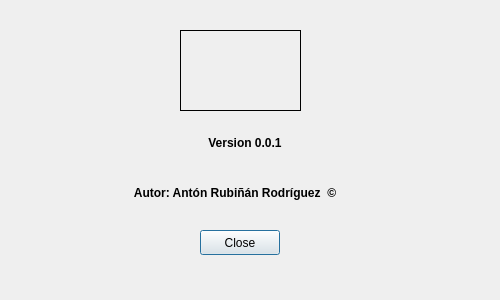
<?xml version="1.0" encoding="UTF-8"?>
<ui version="4.0">
 <class>dlgAbout</class>
 <widget class="QDialog" name="dlgAbout">
  <property name="windowModality">
   <enum>Qt::WindowModal</enum>
  </property>
  <property name="geometry">
   <rect>
    <x>0</x>
    <y>0</y>
    <width>500</width>
    <height>300</height>
   </rect>
  </property>
  <property name="minimumSize">
   <size>
    <width>500</width>
    <height>300</height>
   </size>
  </property>
  <property name="maximumSize">
   <size>
    <width>500</width>
    <height>300</height>
   </size>
  </property>
  <property name="windowTitle">
   <string>About </string>
  </property>
  <property name="modal">
   <bool>true</bool>
  </property>
  <widget class="QLabel" name="label">
   <property name="geometry">
    <rect>
     <x>180</x>
     <y>30</y>
     <width>121</width>
     <height>81</height>
    </rect>
   </property>
   <property name="frameShape">
    <enum>QFrame::Box</enum>
   </property>
   <property name="frameShadow">
    <enum>QFrame::Plain</enum>
   </property>
   <property name="text">
    <string/>
   </property>
   <property name="pixmap">
    <pixmap>../img/logo.ico</pixmap>
   </property>
   <property name="scaledContents">
    <bool>true</bool>
   </property>
  </widget>
  <widget class="QPushButton" name="btnCloseabout">
   <property name="geometry">
    <rect>
     <x>200</x>
     <y>230</y>
     <width>80</width>
     <height>25</height>
    </rect>
   </property>
   <property name="minimumSize">
    <size>
     <width>80</width>
     <height>25</height>
    </size>
   </property>
   <property name="maximumSize">
    <size>
     <width>80</width>
     <height>25</height>
    </size>
   </property>
   <property name="text">
    <string>Close</string>
   </property>
  </widget>
  <widget class="QLabel" name="lblVersion">
   <property name="geometry">
    <rect>
     <x>170</x>
     <y>130</y>
     <width>150</width>
     <height>25</height>
    </rect>
   </property>
   <property name="minimumSize">
    <size>
     <width>150</width>
     <height>25</height>
    </size>
   </property>
   <property name="maximumSize">
    <size>
     <width>150</width>
     <height>25</height>
    </size>
   </property>
   <property name="font">
    <font>
     <pointsize>9</pointsize>
     <weight>75</weight>
     <bold>true</bold>
    </font>
   </property>
   <property name="text">
    <string>Version 0.0.1</string>
   </property>
   <property name="alignment">
    <set>Qt::AlignCenter</set>
   </property>
   <property name="wordWrap">
    <bool>true</bool>
   </property>
  </widget>
  <widget class="QLabel" name="lblVersion_2">
   <property name="geometry">
    <rect>
     <x>110</x>
     <y>180</y>
     <width>250</width>
     <height>25</height>
    </rect>
   </property>
   <property name="minimumSize">
    <size>
     <width>250</width>
     <height>25</height>
    </size>
   </property>
   <property name="maximumSize">
    <size>
     <width>250</width>
     <height>25</height>
    </size>
   </property>
   <property name="font">
    <font>
     <pointsize>9</pointsize>
     <weight>75</weight>
     <bold>true</bold>
    </font>
   </property>
   <property name="text">
    <string>Autor: Antón Rubiñán Rodríguez  ©</string>
   </property>
   <property name="alignment">
    <set>Qt::AlignCenter</set>
   </property>
   <property name="wordWrap">
    <bool>true</bool>
   </property>
  </widget>
 </widget>
 <resources/>
 <connections/>
</ui>
